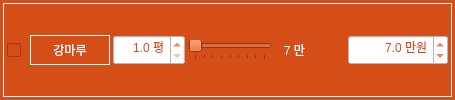
              <widget class="QFrame" name="frame_131">
               <property name="minimumSize">
                <size>
                 <width>0</width>
                 <height>30</height>
                </size>
               </property>
               <property name="maximumSize">
                <size>
                 <width>16777215</width>
                 <height>16777215</height>
                </size>
               </property>
               <property name="font">
                <font>
                 <family>나눔고딕 ExtraBold</family>
                 <pointsize>9</pointsize>
                 <weight>9</weight>
                 <italic>false</italic>
                 <bold>false</bold>
                </font>
               </property>
               <property name="styleSheet">
                <string notr="true">background-color: rgb(213, 77, 23);
font: 75 9pt &quot;나눔고딕 ExtraBold&quot;;</string>
               </property>
               <layout class="QHBoxLayout" name="horizontalLayout_278">
                <property name="leftMargin">
                 <number>3</number>
                </property>
                <property name="topMargin">
                 <number>3</number>
                </property>
                <property name="rightMargin">
                 <number>3</number>
                </property>
                <property name="bottomMargin">
                 <number>3</number>
                </property>
                <item>
                 <widget class="QFrame" name="horizontalFrame_29">
                  <property name="styleSheet">
                   <string notr="true">color: rgb(255, 255, 255);</string>
                  </property>
                  <property name="frameShape">
                   <enum>QFrame::Box</enum>
                  </property>
                  <layout class="QHBoxLayout" name="horizontalLayout_100">
                   <property name="spacing">
                    <number>3</number>
                   </property>
                   <property name="leftMargin">
                    <number>3</number>
                   </property>
                   <property name="topMargin">
                    <number>3</number>
                   </property>
                   <property name="rightMargin">
                    <number>3</number>
                   </property>
                   <property name="bottomMargin">
                    <number>3</number>
                   </property>
                   <item>
                    <widget class="QCheckBox" name="checkBox_demol_woodFloor">
                     <property name="minimumSize">
                      <size>
                       <width>20</width>
                       <height>30</height>
                      </size>
                     </property>
                     <property name="maximumSize">
                      <size>
                       <width>16777215</width>
                       <height>16777215</height>
                      </size>
                     </property>
                     <property name="styleSheet">
                      <string notr="true">color: rgb(255, 255, 255);</string>
                     </property>
                     <property name="text">
                      <string/>
                     </property>
                     <property name="checked">
                      <bool>false</bool>
                     </property>
                     <property name="tristate">
                      <bool>false</bool>
                     </property>
                    </widget>
                   </item>
                   <item>
                    <widget class="QLabel" name="label_36">
                     <property name="sizePolicy">
                      <sizepolicy hsizetype="Preferred" vsizetype="Fixed">
                       <horstretch>0</horstretch>
                       <verstretch>0</verstretch>
                      </sizepolicy>
                     </property>
                     <property name="minimumSize">
                      <size>
                       <width>80</width>
                       <height>30</height>
                      </size>
                     </property>
                     <property name="maximumSize">
                      <size>
                       <width>80</width>
                       <height>16777215</height>
                      </size>
                     </property>
                     <property name="font">
                      <font>
                       <family>나눔고딕 ExtraBold</family>
                       <pointsize>9</pointsize>
                       <weight>9</weight>
                       <italic>false</italic>
                       <bold>false</bold>
                      </font>
                     </property>
                     <property name="styleSheet">
                      <string notr="true">background-color: rgb(213, 77, 23);
color: rgb(255, 255, 255);</string>
                     </property>
                     <property name="frameShape">
                      <enum>QFrame::Box</enum>
                     </property>
                     <property name="text">
                      <string>강마루</string>
                     </property>
                     <property name="alignment">
                      <set>Qt::AlignCenter</set>
                     </property>
                    </widget>
                   </item>
                   <item>
                    <widget class="QDoubleSpinBox" name="doubleSpinBox_demol_area_woodFloor">
                     <property name="minimumSize">
                      <size>
                       <width>70</width>
                       <height>30</height>
                      </size>
                     </property>
                     <property name="styleSheet">
                      <string notr="true">background-color: rgb(255, 255, 255);
color: rgb(213, 77, 23);</string>
                     </property>
                     <property name="alignment">
                      <set>Qt::AlignRight|Qt::AlignTrailing|Qt::AlignVCenter</set>
                     </property>
                     <property name="prefix">
                      <string/>
                     </property>
                     <property name="suffix">
                      <string> 평</string>
                     </property>
                     <property name="decimals">
                      <number>1</number>
                     </property>
                     <property name="minimum">
                      <double>1.000000000000000</double>
                     </property>
                     <property name="maximum">
                      <double>100.000000000000000</double>
                     </property>
                     <property name="singleStep">
                      <double>1.000000000000000</double>
                     </property>
                     <property name="value">
                      <double>1.000000000000000</double>
                     </property>
                    </widget>
                   </item>
                   <item>
                    <widget class="QSlider" name="horizontalSlider_demol_woodFloor">
                     <property name="minimum">
                      <number>70</number>
                     </property>
                     <property name="maximum">
                      <number>110</number>
                     </property>
                     <property name="singleStep">
                      <number>1</number>
                     </property>
                     <property name="pageStep">
                      <number>1</number>
                     </property>
                     <property name="value">
                      <number>70</number>
                     </property>
                     <property name="sliderPosition">
                      <number>70</number>
                     </property>
                     <property name="orientation">
                      <enum>Qt::Horizontal</enum>
                     </property>
                     <property name="invertedAppearance">
                      <bool>false</bool>
                     </property>
                     <property name="invertedControls">
                      <bool>false</bool>
                     </property>
                     <property name="tickPosition">
                      <enum>QSlider::TicksBelow</enum>
                     </property>
                     <property name="tickInterval">
                      <number>5</number>
                     </property>
                    </widget>
                   </item>
                   <item>
                    <widget class="QLabel" name="label_demol_woodFloor">
                     <property name="minimumSize">
                      <size>
                       <width>30</width>
                       <height>0</height>
                      </size>
                     </property>
                     <property name="text">
                      <string>7 만</string>
                     </property>
                     <property name="alignment">
                      <set>Qt::AlignRight|Qt::AlignTrailing|Qt::AlignVCenter</set>
                     </property>
                    </widget>
                   </item>
                   <item>
                    <spacer name="horizontalSpacer_19">
                     <property name="orientation">
                      <enum>Qt::Horizontal</enum>
                     </property>
                     <property name="sizeType">
                      <enum>QSizePolicy::Preferred</enum>
                     </property>
                     <property name="sizeHint" stdset="0">
                      <size>
                       <width>40</width>
                       <height>20</height>
                      </size>
                     </property>
                    </spacer>
                   </item>
                   <item>
                    <widget class="QDoubleSpinBox" name="doubleSpinBox_demol_cost_woodFloor">
                     <property name="minimumSize">
                      <size>
                       <width>100</width>
                       <height>30</height>
                      </size>
                     </property>
                     <property name="styleSheet">
                      <string notr="true">background-color: rgb(255, 255, 255);
color: rgb(213, 77, 23);</string>
                     </property>
                     <property name="alignment">
                      <set>Qt::AlignRight|Qt::AlignTrailing|Qt::AlignVCenter</set>
                     </property>
                     <property name="prefix">
                      <string/>
                     </property>
                     <property name="suffix">
                      <string> 만원</string>
                     </property>
                     <property name="decimals">
                      <number>1</number>
                     </property>
                     <property name="minimum">
                      <double>2.000000000000000</double>
                     </property>
                     <property name="maximum">
                      <double>1000.000000000000000</double>
                     </property>
                     <property name="singleStep">
                      <double>1.000000000000000</double>
                     </property>
                     <property name="value">
                      <double>7.000000000000000</double>
                     </property>
                    </widget>
                   </item>
                  </layout>
                 </widget>
                </item>
               </layout>
              </widget>
